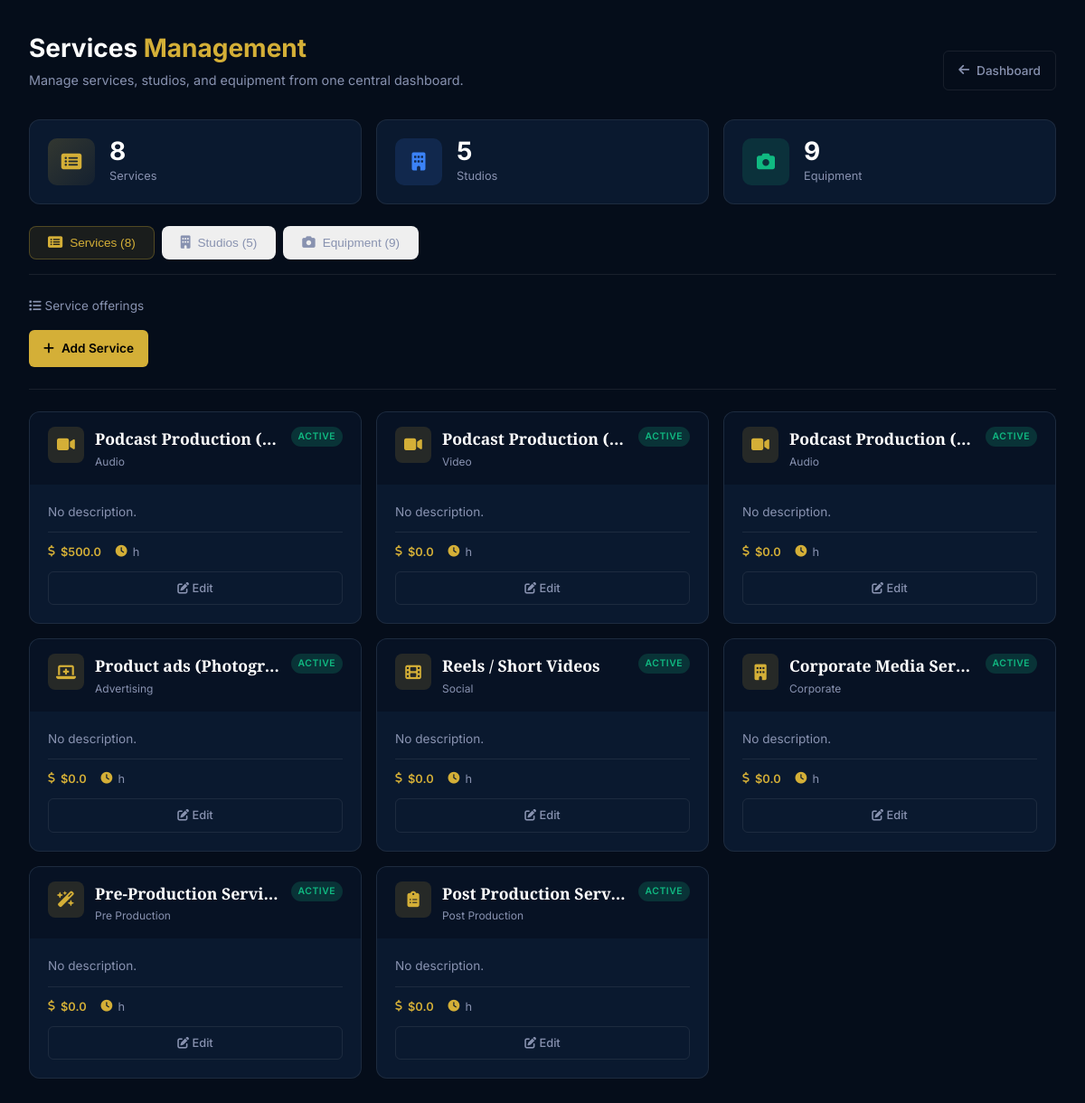
The page /admin/services-management (signed in) on the database its author committed.
### app.py (models this page shows, shortened)
class Service(db.Model):
    __tablename__ = 'services'
    id = db.Column(db.Integer, primary_key=True)
    name = db.Column(db.String(100), nullable=False)
    name_ar = db.Column(db.String(100))
    slug = db.Column(db.String(100), unique=True, nullable=False)
    category = db.Column(db.String(50), nullable=False)
    base_price = db.Column(db.Float, nullable=False, default=0.0)
    description = db.Column(db.Text) # Short summary
    details = db.Column(db.Text)     # NEW: Long detailed description
    details_ar = db.Column(db.Text)
    is_quotation_only = db.Column(db.Boolean, default=False) # NEW: If true, price is hidden/TBD
    hourly_rate = db.Column(db.Float, nullable=False, default=0.0) # Fallback/Base hourly rate
    features = db.Column(db.Text)
    icon = db.Column(db.String(50), default='film')
    image_url = db.Column(db.String(500))
    display_order = db.Column(db.Integer, default=0)
    is_active = db.Column(db.Boolean, default=True)
    created_at = db.Column(db.DateTime, default=datetime.utcnow)
    pricing_tiers = db.relationship('ServicePricingTier', back_populates='service', cascade='all, delete-orphan') # NEW
    bookings = db.relationship('Booking', back_populates='service')
    add_ons = db.relationship('ServiceAddOn', back_populates='service', cascade='all, delete-orphan')

### app.py (the view)
@app.route('/admin/services-management')
@admin_required
def admin_services_management():
    services = Service.query.order_by(Service.display_order).all()
    studios = Studio.query.order_by(Studio.name).all()
    equipment = ServiceAddOn.query.order_by(ServiceAddOn.category, ServiceAddOn.name).all()
    new_inquiries = ContactInquiry.query.filter_by(status='new').count()
    return render_template('admin/services_management.html',
                         services=services,
                         studios=studios,
                         equipment=equipment,
                         new_inquiries=new_inquiries)

### app.py (called while the page is built)
@app.context_processor
def inject_conf_var():
    return dict(get_locale=get_locale)

def admin_required(f):
    @wraps(f)
    def decorated_function(*args, **kwargs):
        if 'user_id' not in session:
            return redirect(url_for('login', next=request.url))
        user = db.session.get(User, session['user_id'])
        if not user or not user.is_admin:
            flash('Access denied. Administrator privileges required.', 'error')
            abort(403)
        return f(*args, **kwargs)
    return decorated_function

### templates/admin/services_management.html (shortened to what this page needs)
<!DOCTYPE html>
<html lang="en">
<head>
    <link rel="stylesheet" href="https://cdnjs.cloudflare.com/ajax/libs/font-awesome/6.4.0/css/all.min.css">
</head>
<body>
    <header class="page-header">
        <div>
            <h1 class="page-title">Services <span>Management</span></h1>
            <p class="page-subtitle">Manage services, studios, and equipment from one central dashboard.</p>
        </div>
        <div>
            <a href="{{ url_for('admin_dashboard') }}" class="btn-outline">
                <i class="fas fa-arrow-left"></i> Dashboard
            </a>
        </div>
    </header>
    <div class="stats-grid">
        <div class="stat-card">
            <div class="stat-icon services">
                <i class="fas fa-list-alt"></i>
            </div>
            <div class="stat-info">
                <h4>{{ services|length }}</h4>
                <p>Services</p>
            </div>
        </div>
        <div class="stat-card">
            <div class="stat-icon studios">
                <i class="fas fa-building"></i>
            </div>
            <div class="stat-info">
                <h4>{{ studios|length }}</h4>
                <p>Studios</p>
            </div>
        </div>
        <div class="stat-card">
            <div class="stat-icon equipment">
                <i class="fas fa-camera"></i>
            </div>
            <div class="stat-info">
                <h4>{{ equipment|length }}</h4>
                <p>Equipment</p>
            </div>
        </div>
    </div>
    <div class="nav-tabs">
        <button class="nav-tab active" onclick="showSection('services', event)">
            <i class="fas fa-list-alt"></i> Services ({{ services|length }})
        </button>
        <button class="nav-tab" onclick="showSection('studios', event)">
            <i class="fas fa-building"></i> Studios ({{ studios|length }})
        </button>
        <button class="nav-tab" onclick="showSection('equipment', event)">
            <i class="fas fa-camera"></i> Equipment ({{ equipment|length }})
        </button>
    </div>
    <div id="services-section" class="content-section active">
        <div class="action-bar">
            <div class="action-bar-info">
                <i class="fas fa-list"></i> Service offerings
            </div>
            <div class="action-buttons">
                <a href="{{ url_for('admin_service_new') }}" class="btn-gold">
                    <i class="fas fa-plus"></i> Add Service
                </a>
            </div>
        </div>
        <div class="items-grid">
            {% for item in services %}
            <div class="item-card">
                <div class="card-header">
                    <div class="card-icon gold">
                        <i class="fas fa-{{ item.icon if item.icon else 'star' }}"></i>
                    </div>
                    <div class="card-header-content">
                        <h3 class="card-title">{{ item.name }}</h3>
                        <p class="card-subtitle">{{ item.category|replace('_', ' ')|title }}</p>
                    </div>
                    <span class="badge badge-status {{ 'active' if item.is_active else '' }}">
                        {{ 'Active' if item.is_active else 'Inactive' }}
                    </span>
                </div>
                <div class="card-body">
                    <p class="card-description">{{ item.description[:100] if item.description else 'No description.' }}{{ '...' if item.description and item.description|length > 100 else '' }}</p>
                    <div class="card-meta">
                        <div class="meta-item price">
                            <i class="fas fa-dollar-sign"></i>
                            <span>${{ item.base_price|round(2) }}</span>
                        </div>
                        <div class="meta-item">
                            <i class="fas fa-clock"></i>
                            <span>{{ item.duration_hours }}h</span>
                        </div>
                    </div>
                    <div class="card-actions">
                        <a href="{{ url_for('admin_service_edit', service_id=item.id) }}" class="btn-action">
                            <i class="fas fa-edit"></i> Edit
                        </a>
                    </div>
                </div>
            </div>
            {% endfor %}
        </div>
    </div>
</body>
</html>

### rows shown on the page
Service: name "Podcast Production (…", category "Audio", is_active "ACTIVE", description "No description.", base_price "500.0"
Service: name "Podcast Production (…", category "Video", is_active "ACTIVE", description "No description.", base_price "0.0"
Service: name "Podcast Production (…", category "Audio", is_active "ACTIVE", description "No description.", base_price "0.0"
Service: name "Product ads (Photogr…", category "Advertising", is_active "ACTIVE", description "No description.", base_price "0.0"
Service: name "Reels / Short Videos", category "Social", is_active "ACTIVE", description "No description.", base_price "0.0"
Service: name "Corporate Media Ser…", category "Corporate", is_active "ACTIVE", description "No description.", base_price "0.0"
Service: name "Pre-Production Servi…", category "Pre Production", is_active "ACTIVE", description "No description.", base_price "0.0"
Service: name "Post Production Serv…", category "Post Production", is_active "ACTIVE", description "No description.", base_price "0.0"

### other values the page prints
{{ services|length }} "8"
{{ studios|length }} "5"
{{ equipment|length }} "9"
